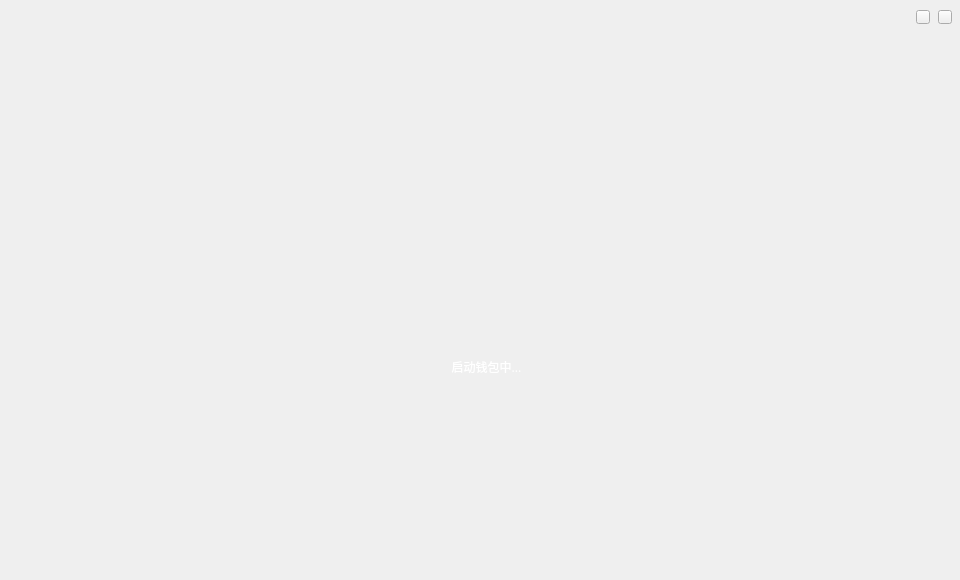
<?xml version="1.0" encoding="UTF-8"?>
<ui version="4.0">
 <class>WaitingForSync</class>
 <widget class="QWidget" name="WaitingForSync">
  <property name="geometry">
   <rect>
    <x>0</x>
    <y>0</y>
    <width>960</width>
    <height>580</height>
   </rect>
  </property>
  <property name="windowTitle">
   <string>Form</string>
  </property>
  <widget class="QLabel" name="gifLabel">
   <property name="geometry">
    <rect>
     <x>465</x>
     <y>301</y>
     <width>39</width>
     <height>39</height>
    </rect>
   </property>
   <property name="text">
    <string/>
   </property>
  </widget>
  <widget class="QToolButton" name="closeBtn">
   <property name="geometry">
    <rect>
     <x>938</x>
     <y>10</y>
     <width>14</width>
     <height>14</height>
    </rect>
   </property>
   <property name="cursor">
    <cursorShape>PointingHandCursor</cursorShape>
   </property>
   <property name="focusPolicy">
    <enum>Qt::NoFocus</enum>
   </property>
   <property name="text">
    <string/>
   </property>
  </widget>
  <widget class="QToolButton" name="minBtn">
   <property name="geometry">
    <rect>
     <x>916</x>
     <y>10</y>
     <width>14</width>
     <height>14</height>
    </rect>
   </property>
   <property name="cursor">
    <cursorShape>PointingHandCursor</cursorShape>
   </property>
   <property name="focusPolicy">
    <enum>Qt::NoFocus</enum>
   </property>
   <property name="text">
    <string/>
   </property>
  </widget>
  <widget class="QLabel" name="loadingLabel">
   <property name="geometry">
    <rect>
     <x>336</x>
     <y>351</y>
     <width>301</width>
     <height>31</height>
    </rect>
   </property>
   <property name="font">
    <font>
     <family>微软雅黑</family>
     <pointsize>9</pointsize>
    </font>
   </property>
   <property name="styleSheet">
    <string notr="true">color: rgb(255, 255, 255);</string>
   </property>
   <property name="text">
    <string>启动钱包中...</string>
   </property>
   <property name="alignment">
    <set>Qt::AlignCenter</set>
   </property>
  </widget>
 </widget>
 <resources/>
 <connections/>
</ui>
